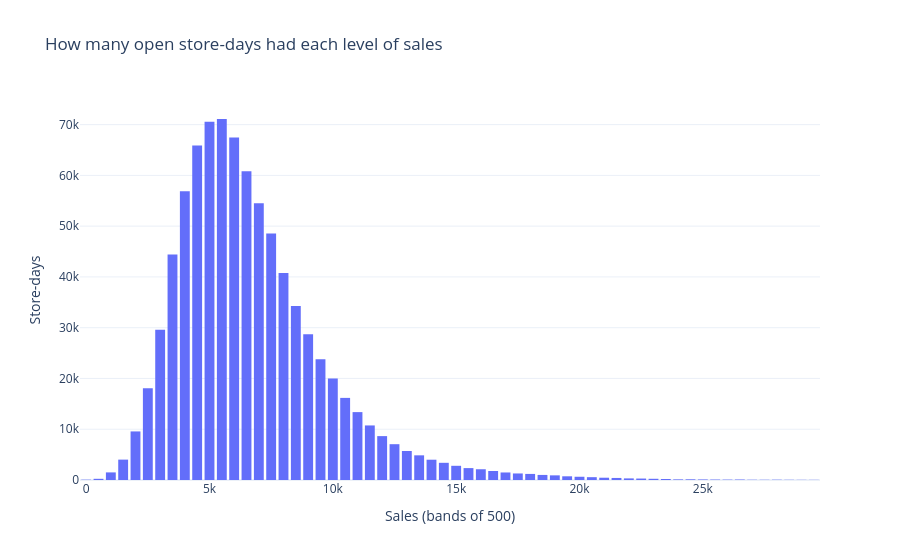

The notebook cell this image was saved under:
### Markdown cell above
## 4. What does a typical day's sales look like?

A histogram of sales on open days. `np.histogram` counts the days in each band first,
so the chart only has to draw about 60 bars.

### Code cell
counts, edges = np.histogram(open_days.sales, bins=np.arange(0, 30_001, 500))
bands = pd.DataFrame({"sales_from": edges[:-1], "days": counts})

fig = px.bar(bands, x="sales_from", y="days", title="How many open store-days had each level of sales",
             labels={"sales_from": "Sales (bands of 500)", "days": "Store-days"})
fig.update_traces(marker_line_width=0)
fig.show()

print(f"Mean {open_days.sales.mean():,.0f}, median {open_days.sales.median():,.0f}, "
      f"skew {open_days.sales.skew():.2f}, above 30,000: {(open_days.sales > 30_000).sum()} days")

### Figure 1 — Plotly figure (JSON) as saved in the notebook; plotly's stock layout.template omitted (floating-point values rounded to 4 significant figures)
{"data": [{"hovertemplate": "Sales (bands of 500)=%{x}<br>Store-days=%{y}<extra></extra>", "legendgroup": "", "marker": {"color": "#636efa", "line": {"width": 0}, "pattern": {"shape": ""}}, "name": "", "orientation": "v", "showlegend": false, "textposition": "auto", "type": "bar", "x": [0, 500, 1000, 1500, 2000, 2500, 3000, 3500, 4000, 4500, 5000, 5500, 6000, 6500, 7000, 7500, 8000, 8500, 9000, 9500, 10000, 10500, 11000, 11500, 12000, 12500, 13000, 13500, 14000, 14500, 15000, 15500, 16000, 16500, 17000, 17500, 18000, 18500, 19000, 19500, 20000, 20500, 21000, 21500, 22000, 22500, 23000, 23500, 24000, 24500, 25000, 25500, 26000, 26500, 27000, 27500, 28000, 28500, 29000, 29500], "xaxis": "x", "y": [61, 234, 1496, 4015, 9566, 18049, 29589, 44400, 56898, 65872, 70561, 71105, 67456, 60837, 54496, 48530, 40780, 34284, 28693, 23783, 20000, 16173, 13373, 10747, 8645, 7053, 5715, 4860, 3996, 3386, 2797, 2343, 2118, 1770, 1483, 1289, 1197, 998, 916, 728, 639, 557, 450, 404, 318, 285, 238, 202, 116, 132, 102, 84, 72, 90, 50, 45, 59, 41, 33, 30], "yaxis": "y"}], "layout": {"barmode": "relative", "legend": {"tracegroupgap": 0}, "title": {"text": "How many open store-days had each level of sales"}, "xaxis": {"anchor": "y", "domain": [0.0, 1.0], "title": {"text": "Sales (bands of 500)"}}, "yaxis": {"anchor": "x", "domain": [0.0, 1.0], "title": {"text": "Store-days"}}}}
